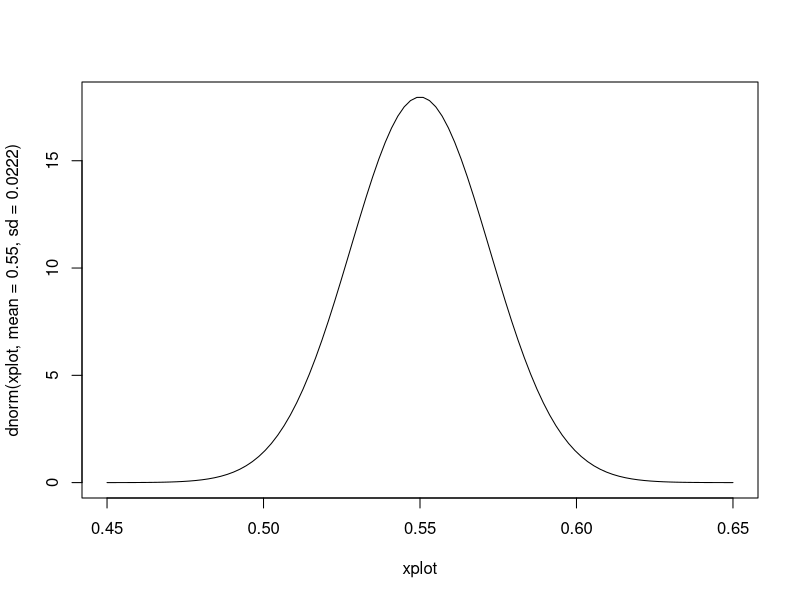

R code for this plot:
## ---- chunk 1
#| include: false
g <- glue::glue
library(ggplot2)
sapply(list.files(here::here('R'), full.names = T), source)
## ---- chunk 2
xplot <- seq(.45, .65, length.out = 100)


plot(xplot, dnorm(xplot, mean = .55, sd = .0222), type = "l")

